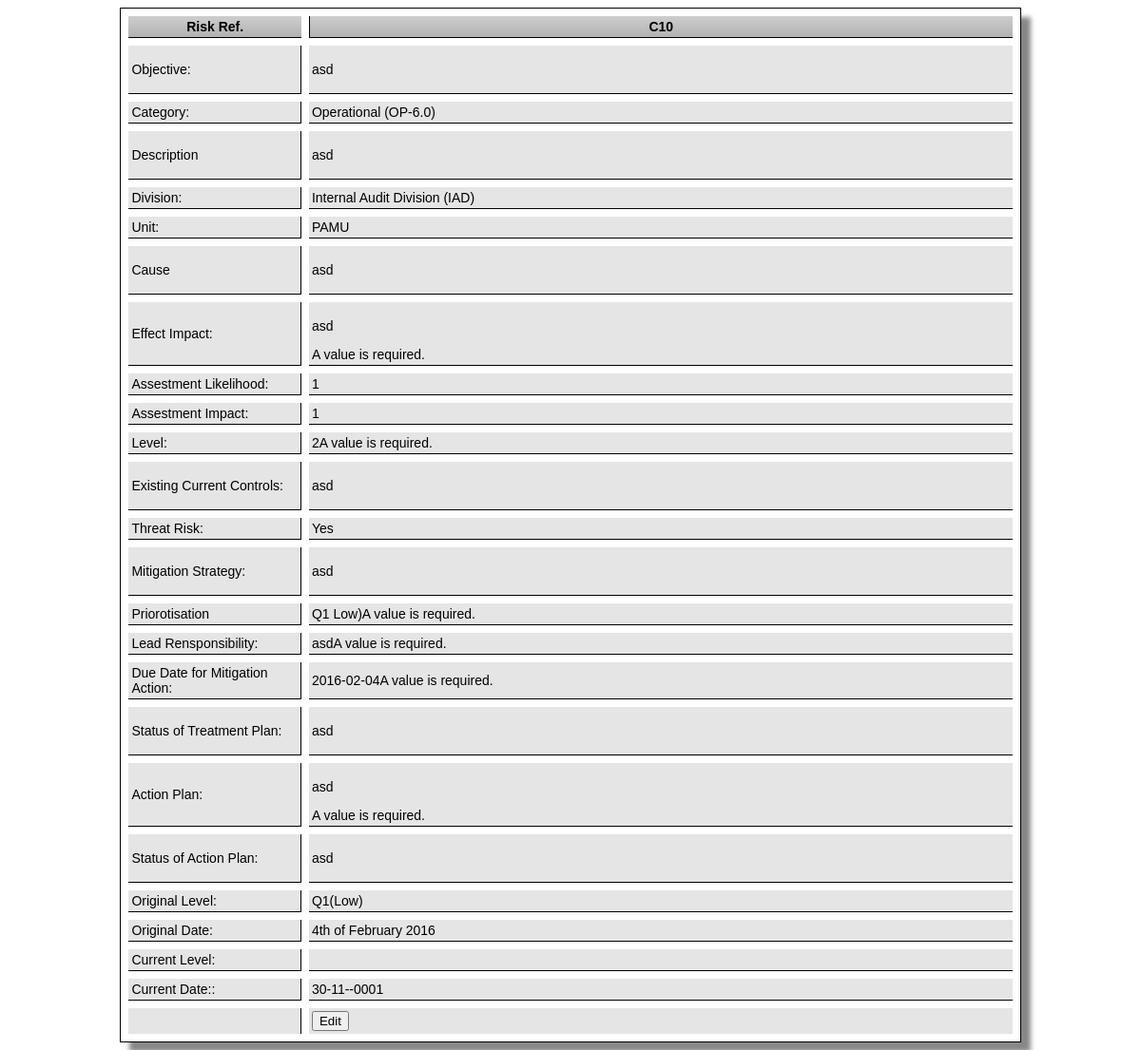
The app's page /RiskDetailInfo.php?RiskID=C10 with its own data.
### tables this page shows
CREATE TABLE `risk` (
  `RiskID` varchar(255) NOT NULL,
  `Obejective` varchar(255) NOT NULL,
  `Category` varchar(255) NOT NULL,
  `Description` varchar(255) NOT NULL,
  `Division` varchar(255) NOT NULL,
  `Unit` varchar(255) NOT NULL,
  `Cause` varchar(255) NOT NULL,
  `EffectImpact` varchar(255) NOT NULL,
  `AssestmentLikelihood` varchar(255) NOT NULL,
  `AssestmentImpact` varchar(255) NOT NULL,
  `Level` varchar(255) NOT NULL,
  `ExistionCurrentControls` varchar(255) NOT NULL,
  `TreatRisk` varchar(255) NOT NULL,
  `AssessmentLikelihoodResidualRisk` int(255) NOT NULL,
  `AssessmentOfImpactResidualRisk` int(255) NOT NULL,
  `RiskLevelResidual` int(255) NOT NULL,
  `MitigationStrategy` mediumtext NOT NULL,
  `Priorotisation` varchar(255) NOT NULL,
  `LeadResponsibility` varchar(255) NOT NULL,
  `MitigationActionDueDate` mediumtext NOT NULL,
  `TreatmentPlanStatus` varchar(255) NOT NULL,
  `ActionPlan` varchar(255) NOT NULL,
  `ActionPlanStatus` varchar(255) NOT NULL,
  `OriginalLevel` varchar(255) NOT NULL,
  `OriginalDate` varchar(255) NOT NULL,
  `PreviousLevel` varchar(255) NOT NULL,
  `PreviousDate` date NOT NULL,
  `CurrentLevel` varchar(255) NOT NULL,
  `CurrentDate` date NOT NULL,
  `RecordStatus` varchar(255) NOT NULL,
  `DateRegister` varchar(255) NOT NULL
);

### RiskDetailInfo.php (the view, shortened to what this page needs)
<?php require_once('Connections/RiskManagement.php'); ?>
<?php
if (!function_exists("GetSQLValueString")) {
function GetSQLValueString($theValue, $theType, $theDefinedValue = "", $theNotDefinedValue = "")
{
  $theValue = function_exists("mysql_real_escape_string") ? mysql_real_escape_string($theValue) : mysql_escape_string($theValue);
  switch ($theType) {
    case "text":
      $theValue = ($theValue != "") ? "'" . $theValue . "'" : "NULL";
      break;
  }
  return $theValue;
}
}
$colname_Recordset1 = "-1";
if (isset($_GET['RiskID'])) {
  $colname_Recordset1 = $_GET['RiskID'];
}
$query_Recordset1 = sprintf("SELECT * FROM risk WHERE RiskID = %s", GetSQLValueString($colname_Recordset1, "text"));
$Recordset1 = mysql_query($query_Recordset1, $RiskManagement) or die(mysql_error());
$row_Recordset1 = mysql_fetch_assoc($Recordset1);
?>
<!DOCTYPE html PUBLIC "-//W3C//DTD XHTML 1.0 Transitional//EN" "http://www.w3.org/TR/xhtml1/DTD/xhtml1-transitional.dtd">
<html xmlns="http://www.w3.org/1999/xhtml">
<head>
<link href="TableCSSDetail.css" rel="stylesheet" type="text/css" >
</head>
<body>
   <div align="center">
     <table width="542" border="1" cellspacing="8" class="CSSTableGenerator">
       <tr>
         <td width="93">Risk Ref.</td>
         <td width="421"><?php echo $row_Recordset1['RiskID']; ?></td>
       </tr>
       <tr>
         <td>Objective:</td>
         <td><span id="sprytextarea1">
         <?php echo $row_Recordset1['Obejective']; ?>         </span></td>
       </tr>
       <tr>
         <td>Category:</td>
         <td>
           <label for="Category"><?php echo $row_Recordset1['Category']; ?></label></td>
       </tr>
       <tr>
         <td>Description</td>
         <td>
           <span id="sprytextarea2">
           <?php echo $row_Recordset1['Description']; ?>           </span>
         </td>
       </tr>
       <tr>
         <td>Division:</td>
         <td>
           <?php echo $row_Recordset1['Division']; ?></td>
       </tr>
       <tr>
         <td>Unit:</td>
         <td>
           <label for="Unit"><?php echo $row_Recordset1['Unit']; ?></label></td>
       </tr>
       <tr>
         <td>Cause</td>
         <td><span id="sprytextarea3">
          <?php echo $row_Recordset1['Cause']; ?>         </span>
         </td>
       </tr>
       <tr>
         <td>Effect Impact:</td>
         <td><span id="sprytextfield2">
          <?php echo $row_Recordset1['EffectImpact']; ?><span class="textfieldRequiredMsg">A value is required.</span></span></td>
       </tr>
       <tr>
         <td>Assestment Likelihood:</td>
         <td><label for="AssestmentLikelihood"><?php echo $row_Recordset1['AssestmentLikelihood']; ?></label></td>
       </tr>
       <tr>
         <td>Assestment Impact:</td>
         <td><?php echo $row_Recordset1['AssestmentImpact']; ?></td>
       </tr>
       <tr>
         <td>Level:</td>
         <td><span id="sprytextfield3">
          <?php echo $row_Recordset1['Level']; ?><span class="textfieldRequiredMsg">A value is required.</span></span></td>
       </tr>
       <tr>
         <td>Existing Current Controls:</td>
         <td><span id="sprytextarea4">
         <?php echo $row_Recordset1['ExistionCurrentControls']; ?>         </span></td>
       </tr>
       <tr>
         <td>Threat Risk:</td>
         <td><?php echo $row_Recordset1['TreatRisk']; ?></td>
       </tr>
       <tr>
         <td>Mitigation Strategy:</td>
         <td><span id="sprytextarea5">
         <?php echo $row_Recordset1['MitigationStrategy']; ?>         </span></td>
       </tr>
       <tr>
         <td>Priorotisation</td>
         <td><span id="sprytextfield4">
          <?php echo $row_Recordset1['Priorotisation']; ?><span class="textfieldRequiredMsg">A value is required.</span></span></td>
       </tr>
       <tr>
         <td>Lead Rensponsibility:</td>
         <td><span id="sprytextfield5">
          <?php echo $row_Recordset1['LeadResponsibility']; ?><span class="textfieldRequiredMsg">A value is required.</span></span></td>
       </tr>
       <tr>
         <td>Due Date for Mitigation Action:</td>
         <td><span id="sprytextfield6">
          <?php echo $row_Recordset1['MitigationActionDueDate']; ?><span class="textfieldRequiredMsg">A value is required.</span></span></td>
       </tr>
       <tr>
         <td>Status of Treatment Plan:</td>
         <td><span id="sprytextarea6">
         <?php echo $row_Recordset1['TreatmentPlanStatus']; ?>         </span></td>
       </tr>
       <tr>
         <td>Action Plan:</td>
         <td><span id="sprytextfield7">
          <?php echo $row_Recordset1['ActionPlan']; ?><span class="textfieldRequiredMsg">A value is required.</span></span></td>
       </tr>
       <tr>
         <td>Status of Action Plan:</td>
         <td><span id="sprytextarea7">
         <?php echo $row_Recordset1['ActionPlanStatus']; ?>         </span></td>
       </tr>
       <tr>
         <td>Original Level:</td>
         <td><?php echo $row_Recordset1['OriginalLevel']; ?></td>
       </tr>
       <tr>
         <td>Original Date:</td>
         <td><?php echo $row_Recordset1['OriginalDate']; ?></td>
       </tr>
       <tr>
         <td>Current Level:</td>
         <td><?php echo $row_Recordset1['CurrentLevel']; ?></td>
       </tr>
       <tr>
         <td>Current Date::</td>
         <td><?php echo date("d-m-Y",strtotime($row_Recordset1['CurrentDate'])); ?></td>
       </tr>
       <tr>
         <td>&nbsp;</td>
         <td>
         <button onclick="location.href='EditDetailInfo.php?RiskID=<?php echo $row_Recordset1['RiskID']; ?>'">
    Edit</button></td>
       </tr>
     </table>
   </div>
</body>
</html>

### TableCSSDetail.css (style rules this page uses)
.CSSTableGenerator { margin:0px;padding:0px; width:80%; box-shadow: 10px 10px 5px #888888; border:1px solid #000000; -moz-border-radius-bottomleft:0px; -webkit-border-bottom-left-radius:0px; border-bottom-left-radius:0px; -moz-border-radius-bottomright:0px; -webkit-border-bottom-right-radius:0px; border-bottom-right-radius:0px; -moz-border-radius-topright:0px; -webkit-border-top-right-radius:0px; border-top-right-radius:0px; -moz-border-radius-topleft:0px; -webkit-border-top-left-radius:0px; border-top-left-radius:0px; }
.CSSTableGenerator tr:last-child td:last-child { -moz-border-radius-bottomright:0px; -webkit-border-bottom-right-radius:0px; border-bottom-right-radius:0px; }
.CSSTableGenerator tr:last-child td:first-child { -moz-border-radius-bottomleft:0px; -webkit-border-bottom-left-radius:0px; border-bottom-left-radius:0px; }
.CSSTableGenerator tr:nth-child(odd) { background-color:#e5e5e5; }
.CSSTableGenerator tr:nth-child(even) { background-color:#e5e5e5; }
.CSSTableGenerator td { vertical-align:middle; border:1px solid #000000; border-width:0px 1px 1px 0px; text-align:left; padding:3px; font-size:14px; font-family:Arial; font-weight:normal; color:#000000; }
.CSSTableGenerator tr:last-child td { border-width:0px 1px 0px 0px; }
.CSSTableGenerator tr td:last-child { border-width:0px 0px 1px 0px; }
.CSSTableGenerator tr:last-child td:last-child { border-width:0px 0px 0px 0px; }
.CSSTableGenerator tr:first-child td { background:-o-linear-gradient(bottom, #cccccc 5%, #b2b2b2 100%); background:-webkit-gradient( linear, left top, left bottom, color-stop(0.05, #cccccc), color-stop(1, #b2b2b2) ); background:-moz-linear-gradient( center top, #cccccc 5%, #b2b2b2 100% ); filter:progid:DXImageTransform.Microsoft.gradient(startColorstr="#cccccc", endColorstr="#b2b2b2"); background: -o-linear-gradient(top,#cccccc,b2b2b2); background-color:#cccccc; border:0px solid #000000; text-align:center; border-width:0px 0px 1px 1px; font-size:14px; font-family:Arial; font-weight:bold; color:#000000; }
.CSSTableGenerator tr:first-child td:first-child { border-width:0px 0px 1px 0px; }
.CSSTableGenerator tr:first-child td:last-child { border-width:0px 0px 1px 1px; }

### records on screen
risk: RiskID "C10", Obejective "asd", Category "Operational (OP-6.0)", Description "asd", Division "Internal Audit Division (IAD)", Unit "PAMU", Cause "asd", EffectImpact "asd", AssestmentLikelihood "1", AssestmentImpact "1", Level "2", ExistionCurrentControls "asd", TreatRisk "Yes", MitigationStrategy "asd", Priorotisation "Q1 Low)", LeadResponsibility "asd", MitigationActionDueDate "2016-02-04", TreatmentPlanStatus "asd", ActionPlan "asd", ActionPlanStatus "asd", OriginalLevel "Q1(Low)", OriginalDate "4th of February 2016", CurrentDate "30-11--0001"
